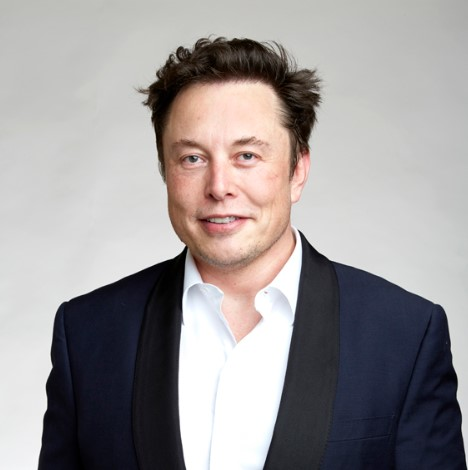
#> input picture ImagesBasic/Elon Musk.jpg, 468 x 470 px, given in place of the camera
$ python main.py
#> lines starting #> are read from the running program, lines starting #| are printed output that depends on the picture; after the words box and inside, x2 and y2 are one past the last pixel; in counts of white or black regions, pixels touching at a corner belong together
#> the answer given: 1
### check_camera.py
import cv2


def camer():
    print("Checking camera...")
    cam = cv2.VideoCapture(0)

    if not cam.isOpened():
        print(" Camera not found or already in use.")
        return

    print(" Camera opened successfully!")
    print("   Press Q to close the camera test.\n")

    frame_count = 0
    start = None

    import time
    start = time.time()

    while True:
        ret, img = cam.read()
#> img is the input picture: shape (470, 468, 3); mean B, G, R 152.1, 151.7, 156.2
        if not ret:
            print(" Failed to read frame from camera.")
            break

        frame_count += 1
        elapsed = time.time() - start
        fps = frame_count / elapsed if elapsed > 0 else 0

        h, w = img.shape[:2]
#> h = 470; w = 468

        overlay = img.copy()
        cv2.rectangle(overlay, (0, 0), (img.shape[1], 70), (0, 0, 0), -1)
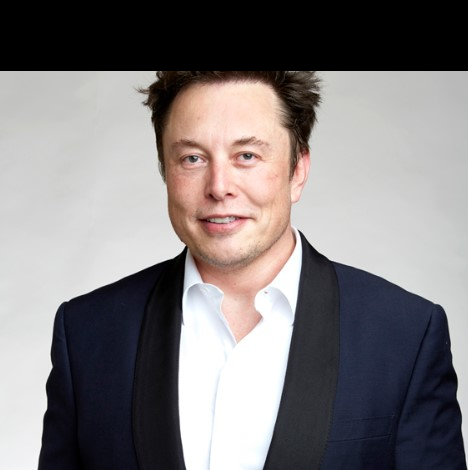
#> overlay: shape (470, 468, 3); 15.11% of pixels changed, all inside (x1, y1, x2, y2) = (0, 0, 468, 71)
        cv2.addWeighted(overlay, 0.5, img, 0.5, 0, img)

        cv2.putText(img, f"Resolution: {w} x {h}", (10, 25),
                    cv2.FONT_HERSHEY_SIMPLEX, 0.7, (0, 255, 0), 2)
        cv2.putText(img, f"FPS: {fps:.1f}   |   Press Q to exit", (10, 55),
                    cv2.FONT_HERSHEY_SIMPLEX, 0.65, (200, 200, 200), 1)
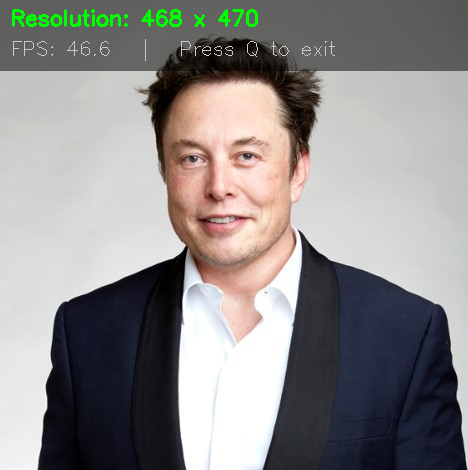
#> img: shape (470, 468, 3); mean B, G, R 138.6, 139.7, 142.3

        cv2.imshow("Camera Check", img)

        if cv2.waitKey(1) & 0xFF == ord('q'):
#> (key q is pressed here)
         break

    cam.release()
    cv2.destroyAllWindows()
    print(f" Camera test done. Avg FPS: {fps:.1f}")

### main.py
import os
import check_camera
import capture_image
import train_image
import recognize


def title_bar():
    os.system('cls' if os.name == 'nt' else 'clear')
    print("\n" + "="*50)
    print("  Smart Face Recognition Attendance System")
    print("="*50 + "\n")


def mainMenu():
    while True:
        title_bar()

        print("  [1]  Check Camera")
        print("  [2]  Capture Faces (Register Student)")
        print("  [3]  Train Model")
        print("  [4]  Recognize & Mark Attendance")
        print("  [5]  Exit")
        print()

        try:
#> (the run stopped early here; a loop or call above may not have finished)
